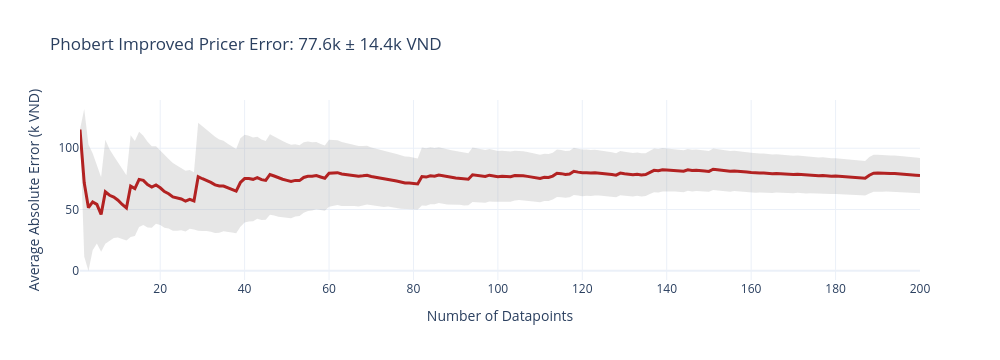
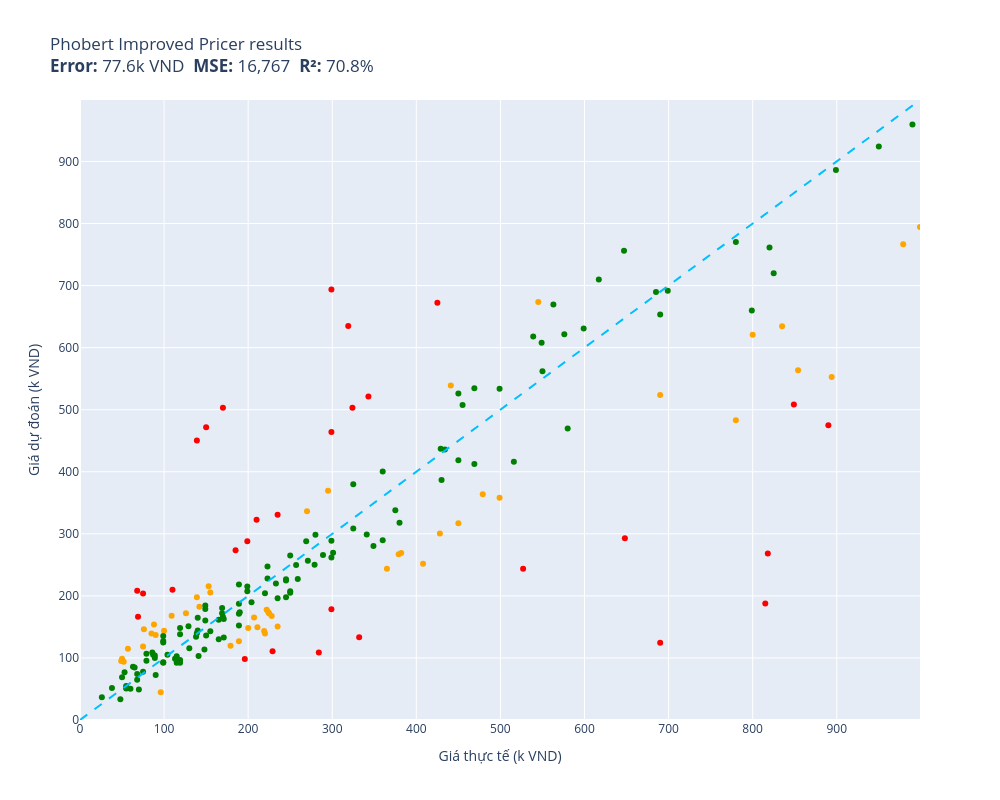

The code cell stored with these charts, in order, in its notebook:
### Markdown cell above
## 7. Evaluate on 200 Test Samples

### Code cell
def phobert_improved_pricer(item):
    return runner.inference(item)

results = evaluate(phobert_improved_pricer, test)
print(f"MAE: {results['mae']:.1f}k VND | MSE: {results['mse']:,.0f} | R2: {results['r2']:.1f}%")

### Figure 1 — Plotly figure (JSON) as saved in the notebook; plotly's stock layout.template omitted (floating-point values rounded to 4 significant figures; data arrays with more than 128 entries replaced by an {"elided": "..."} marker saying what was removed)
{"data": [{"fill": "toself", "fillcolor": "rgba(128,128,128,0.2)", "hoverinfo": "skip", "line": {"color": "rgba(255,255,255,0)"}, "name": "95% CI", "showlegend": false, "type": "scatter", "x": {"elided": "400 int values"}, "y": {"elided": "400 float values"}}, {"customdata": {"elided": "200x1 float values"}, "hovertemplate": "n=%{x}<br>Avg Error=%{y:.1f}k VND<br>±95% CI=%{customdata[0]:.1f}k<extra></extra>", "line": {"color": "firebrick", "width": 3}, "mode": "lines", "name": "Cumulative Avg Error", "type": "scatter", "x": {"elided": "200 int values"}, "y": {"elided": "200 float values"}}], "layout": {"height": 360, "showlegend": false, "title": {"text": "Phobert Improved Pricer Error: 77.6k ± 14.4k VND"}, "width": 1000, "xaxis": {"title": {"text": "Number of Datapoints"}}, "yaxis": {"title": {"text": "Average Absolute Error (k VND)"}}}}

### Figure 2 — Plotly figure (JSON) as saved in the notebook; plotly's stock layout.template omitted (floating-point values rounded to 4 significant figures)
{"data": [{"customdata": [["Thùng lưu trữ, hộp đựng đồ đa năng bằng ...\\Dự đoán: 363.7k VND  Thực tế: 479.0k VND"], ["Ugreen UG20868US174TK 2M màu Hồng Dây US...\\Dự đoán: 171.9k VND  Thực tế: 126.0k VND"], ["Cặp Nút Đệm Tai Nghe Silicone Thay Thế C...\\Dự đoán: 98.5k VND  Thực tế: 50.0k VND"], ["Combo 4 miếng dán đỡ kệ gỗ VINAVU, giúp ...\\Dự đoán: 93.7k VND  Thực tế: 52.0k VND"], ["Bịch cà phê hòa tan 3 in 1 Meet More (50...\\Dự đoán: 127.1k VND  Thực tế: 189.0k VND"], ["Ba lô, balo  laptop thời trang Hàn Quốc ...\\Dự đoán: 143.7k VND  Thực tế: 100.0k VND"], ["Nàng Tiên Tóc Mây DK81159\\Dự đoán: 146.1k VND  Thực tế: 76.0k VND"], ["Phần mềm thiết kế iSolid 3D phiên bản ti...\\Dự đoán: 552.8k VND  Thực tế: 894.0k VND"], ["Quạt treo tường Lifan TE-1689 có remote ...\\Dự đoán: 634.6k VND  Thực tế: 835.0k VND"], ["COMBO 2 ĐÈN TƯỜNG TRANG TRÍ TRONG NHÀ MS...\\Dự đoán: 369.3k VND  Thực tế: 295.0k VND"], ["Đồ Chơi Tay Cầm Âm Nhạc 2 TOONYKIDS - Đồ...\\Dự đoán: 173.7k VND  Thực tế: 224.0k VND"], ["Miếng Kính Cường Lực Chống Nhìn Trộm cho...\\Dự đoán: 317.2k VND  Thực tế: 450.0k VND"], ["Sandal dongnai dép quai hậu nữ A24 dù xa...\\Dự đoán: 137.1k VND  Thực tế: 90.0k VND"], ["Tinh Chất Dưỡng Sáng Da Vitamin C CNP De...\\Dự đoán: 482.9k VND  Thực tế: 780.0k VND"], ["Chuột máy tính có dây Gaming Newmen GX6,...\\Dự đoán: 243.8k VND  Thực tế: 365.0k VND"], ["Ổ Khóa Chống Trộm Thông Minh\\Dự đoán: 154.0k VND  Thực tế: 88.0k VND"], ["Sữa bột Enfagrow A+ Neuropro 4 1.7kg với...\\Dự đoán: 766.8k VND  Thực tế: 979.0k VND"], ["Combo hộp   3 món  đeo tay  xinh xắn  ph...\\Dự đoán: 143.3k VND  Thực tế: 219.0k VND"], ["Tấm dán patch_velcro treo tường\\Dự đoán: 139.5k VND  Thực tế: 220.0k VND"], ["Mũ Lưỡi Trai Nam Thời Trang Lính Cao Cấp...\\Dự đoán: 139.3k VND  Thực tế: 85.0k VND"], ["Nệm cho chó mèo 40x50cm Điều Hòa phù hợp...\\Dự đoán: 148.4k VND  Thực tế: 200.0k VND"], ["Gối Cao Su Non Chống Méo Đầu Cho Bé\\Dự đoán: 171.8k VND  Thực tế: 225.0k VND"], ["Sữa bột Nestlé NAN INFINIPRO A2 1 với cô...\\Dự đoán: 523.6k VND  Thực tế: 690.0k VND"], ["Balo Nữ Thời Trang 3in1 Hình BTS MH566\\Dự đoán: 95.0k VND  Thực tế: 49.0k VND"], ["Bình Uống Nước Cho Bé LocknLock HAP916 4...\\Dự đoán: 251.8k VND  Thực tế: 408.0k VND"], ["Chảo Nhôm Chống Dính You Cook 18cm\\Dự đoán: 167.8k VND  Thực tế: 109.0k VND"], ["Loa HP 2000 (VS)\\Dự đoán: 215.4k VND  Thực tế: 153.0k VND"], ["Sạc Tương Thích Cho Laptop Asus Vivobook...\\Dự đoán: 620.7k VND  Thực tế: 800.0k VND"], ["Đồ Chơi Giáo Dục Sớm Tháp Xếp Chồng Lala...\\Dự đoán: 119.5k VND  Thực tế: 179.0k VND"], ["Bao da dành cho Samsung Galaxy Tab S6 10...\\Dự đoán: 167.7k VND  Thực tế: 228.0k VND"], ["Giày tây Giày lười nam hàn quốc đai kim ...\\Dự đoán: 177.5k VND  Thực tế: 222.0k VND"], ["Giá đỡ điện thoại để bàn chất liệu plast...\\Dự đoán: 149.6k VND  Thực tế: 211.0k VND"], ["Máy Xay Sinh Tố BlueStone BLB-5328 1.5 L...\\Dự đoán: 794.6k VND  Thực tế: 999.0k VND"], ["Đèn pin đội đầu j78 chiếu xa ánh sáng mạ...\\Dự đoán: 267.1k VND  Thực tế: 379.0k VND"], ["Ugreen UG80110CM261TK bộ chuyển RS232 ra...\\Dự đoán: 538.8k VND  Thực tế: 441.0k VND"], ["Bọc Vô Lăng CIND C037 Size M Màu Kem\\Dự đoán: 182.6k VND  Thực tế: 142.0k VND"], ["THANH XỐP RUY BĂNG CUỐN TÓC KHÔNG NHIỆT ...\\Dự đoán: 44.9k VND  Thực tế: 96.0k VND"], ["Bàn Xếp Gọn Gỗ Tự Nhiên BM 50cm x 70cm (...\\Dự đoán: 563.5k VND  Thực tế: 854.0k VND"], ["Wekki Đồ Chơi Lắp Ráp Tiệm Đá Bào Wk5060...\\Dự đoán: 358.2k VND  Thực tế: 499.0k VND"], ["Ly  Thuỷ Tinh Pha Lê Ý RCR 360ml\\Dự đoán: 268.9k VND  Thực tế: 382.0k VND"], ["Combo kem bôi da thuần mộc ngừa rôm sảy ...\\Dự đoán: 336.5k VND  Thực tế: 270.0k VND"], ["Kẹp Gỗ Đa Năng  Dùng Để Gắp Kẹp Thức Ăn ...\\Dự đoán: 115.0k VND  Thực tế: 57.0k VND"], ["Kệ đỡ giá đỡ đế tản nhiệt cho ipad máy t...\\Dự đoán: 197.8k VND  Thực tế: 139.0k VND"], ["Sữa tắm joyce & doll cho chó mèo - Sữa t...\\Dự đoán: 150.6k VND  Thực tế: 235.0k VND"], ["Bộ 6 Ly Thủy Tinh Diamond Bormioli Rocco...\\Dự đoán: 300.3k VND  Thực tế: 428.0k VND"], ["Túi du lịch dung lượng lớn Business Trav...\\Dự đoán: 673.6k VND  Thực tế: 545.0k VND"], ["Mật Ong Vihoney 180ml\\Dự đoán: 118.6k VND  Thực tế: 75.0k VND"], ["Bộ cấp nước bồn cầu - Bộ cấp nước két nư...\\Dự đoán: 205.5k VND  Thực tế: 155.0k VND"], ["Cường lực chống nhìn trộm WiWU iPhone 14...\\Dự đoán: 165.1k VND  Thực tế: 207.0k VND"]], "hovertemplate": "%{customdata[0]}<extra></extra>", "legendgroup": "orange", "marker": {"color": "orange", "size": 6, "symbol": "circle"}, "mode": "markers", "name": "orange", "orientation": "v", "showlegend": true, "type": "scatter", "x": [479, 126, 50, 52, 189, 100, 76, 894, 835, 295, 224, 450, 90, 780, 365, 88, 979, 219, 220, 85, 200, 225, 690, 49, 408, 109, 153, 800, 179, 228, 222, 211, 999, 379, 441, 142, 96, 854, 499, 382, 270, 57, 139, 235, 428, 545, 75, 155, 207], "xaxis": "x", "y": [363.7, 171.9, 98.5, 93.7, 127.1, 143.7, 146.1, 552.8, 634.6, 369.3, 173.7, 317.2, 137.1, 482.9, 243.8, 154.0, 766.8, 143.3, 139.5, 139.3, 148.4, 171.8, 523.6, 94.95, 251.8, 167.8, 215.4, 620.7, 119.5, 167.7, 177.5, 149.6, 794.6, 267.1, 538.8, 182.6, 44.9, 563.5, 358.2, 268.9, 336.5, 115.0, 197.8, 150.6, 300.3, 673.6, 118.6, 205.5, 165.1], "yaxis": "y"}, {"customdata": [["Bộ Gí Đỡ Từ Đa Chức Năng Hoco PH19 - Hàn...\\Dự đoán: 127.3k VND  Thực tế: 99.0k VND"], ["Chì Kẻ Mày Xé Suri 101 Black Màu Đen E27...\\Dự đoán: 36.8k VND  Thực tế: 26.0k VND"], ["Phần Mềm Diệt Virus Trend Micro Maximum ...\\Dự đoán: 289.5k VND  Thực tế: 360.0k VND"], ["Combo Bộ sạc ANSMANN POWERLINE 4 Smart k...\\Dự đoán: 689.7k VND  Thực tế: 685.0k VND"], ["Sạc Tương Thích Cho Laptop Hp Pavilion 1...\\Dự đoán: 298.9k VND  Thực tế: 341.0k VND"], ["Thức ăn IGUANA Trưởng Thành Bí Đỏ GREENA...\\Dự đoán: 113.6k VND  Thực tế: 148.0k VND"], ["Bàn Phím Tương Thích Cho Laptop Lenovo -...\\Dự đoán: 288.0k VND  Thực tế: 269.0k VND"], ["COMBO 10 QUẦN ĐIỀU HÒA THÔNG HƠI 5083\\Dự đoán: 224.9k VND  Thực tế: 245.0k VND"], ["Miếng Dán Dẻo PPF Mặt Lưng, Mặt Trước Dà...\\Dự đoán: 115.7k VND  Thực tế: 130.0k VND"], ["Quần bơi lưng cao LMcation Anita - Vườn ...\\Dự đoán: 184.7k VND  Thực tế: 149.0k VND"], ["KHĂN CHOÀNG CASHMERE CAO CẤP CAS15\\Dự đoán: 247.1k VND  Thực tế: 223.0k VND"], ["Quần Kaki nam Khatoco Q2M578R1-CNRE598-2...\\Dự đoán: 435.7k VND  Thực tế: 434.0k VND"], ["Sạc dành cho Laptop Gaming Asus ROG Stri...\\Dự đoán: 924.0k VND  Thực tế: 950.0k VND"], ["KHĂN CHOÀNG CASHMERE CAO CẤP CAS34\\Dự đoán: 227.9k VND  Thực tế: 223.0k VND"], ["[Mẫu mới] Tã quần SunMate siêu mềm mại G...\\Dự đoán: 130.3k VND  Thực tế: 165.0k VND"], ["Áo Bóng Đá Retro Real Madrid 2006/2007 -...\\Dự đoán: 288.7k VND  Thực tế: 299.0k VND"], ["Mũ len liền khăn lót nỉ trùm kín cổ siêu...\\Dự đoán: 92.3k VND  Thực tế: 115.0k VND"], ["Muối Rửa Bát Finish chuyên dụng chuyên ...\\Dự đoán: 148.1k VND  Thực tế: 119.0k VND"], ["Bóng Đèn Ô Tô Xtec H15 12V 15/55W\\Dự đoán: 133.1k VND  Thực tế: 171.0k VND"], ["Tinh dầu Tràm Huế thương hiệu Làng Hạ 10...\\Dự đoán: 95.4k VND  Thực tế: 79.0k VND"], ["Combo Mút Trang Điểm Mastige Màu Cam Nhạ...\\Dự đoán: 74.1k VND  Thực tế: 68.0k VND"], ["Áo len dài tay nam thời trang Hàn Quốc S...\\Dự đoán: 152.1k VND  Thực tế: 189.0k VND"], ["Ugreen UG30701US154TK 13CM Màu Đen Dây U...\\Dự đoán: 99.9k VND  Thực tế: 89.0k VND"], ["Kính mát nam Mắt vuông chống nắng uv thờ...\\Dự đoán: 164.9k VND  Thực tế: 140.0k VND"], ["Kính cường lực trong suốt Kuzoom cho iPa...\\Dự đoán: 180.3k VND  Thực tế: 169.0k VND"], ["Dụng cụ đốt Palo santo - Palo santo Hold...\\Dự đoán: 134.1k VND  Thực tế: 138.0k VND"], ["Mì Trứng Cao Cấp Meizan (500g)\\Dự đoán: 68.9k VND  Thực tế: 50.0k VND"], ["Bộ Tháo Mắt Xích Xe Loại Tốt – Gọn Nhẹ, ...\\Dự đoán: 161.4k VND  Thực tế: 165.0k VND"], ["Combo 5 Giấy Thấm Dầu Mayan  (100 Tờ / G...\\Dự đoán: 108.6k VND  Thực tế: 86.0k VND"], ["Bơm Hơi Đạp Chân Cho ÔTÔ , Xe Máy, Xe Đạ...\\Dự đoán: 179.0k VND  Thực tế: 149.0k VND"], ["Bát Ăn Trẻ Em Amori 580ml - Hàng Cao Cấp...\\Dự đoán: 85.7k VND  Thực tế: 63.0k VND"], ["MÁY MÀI 100MM 710W TOLSEN 79544 - HÀNG C...\\Dự đoán: 756.0k VND  Thực tế: 647.0k VND"], ["Giày cao gót 7 phân vải dệt, mũi nhọn hở...\\Dự đoán: 189.6k VND  Thực tế: 204.0k VND"], ["Cặp Đựng Laptop Chống Sốc Cao Cấp, Cặp Đ...\\Dự đoán: 308.6k VND  Thực tế: 325.0k VND"], ["Máy Đo Huyết Áp Cơ ALPK2 - Nhập Khẩu Chí...\\Dự đoán: 719.9k VND  Thực tế: 825.0k VND"], ["Chà bông xù Viettin Mart 500G\\Dự đoán: 98.6k VND  Thực tế: 113.0k VND"], ["Bộ Pyjama HUONGTAM Phi tay dài nam cao c...\\Dự đoán: 227.1k VND  Thực tế: 259.0k VND"], ["Pin dùng cho Laptop Acer One 725 - Hàng ...\\Dự đoán: 416.0k VND  Thực tế: 516.0k VND"], ["Giày Sandal (Xăng Đan) dép quai hậu big ...\\Dự đoán: 469.6k VND  Thực tế: 580.0k VND"], ["Ốp lưng chống sốc vân kim loại cho Samsu...\\Dự đoán: 77.7k VND  Thực tế: 75.0k VND"], ["Dầu gội nam Home Scape Care giảm gàu chă...\\Dự đoán: 196.1k VND  Thực tế: 235.0k VND"], ["Canxi Nano calcium D3 MK7 -Hộp 100 Viên ...\\Dự đoán: 92.1k VND  Thực tế: 119.0k VND"], ["Đồ Bộ Pijama Thun 3D Lửng Freesize 40-68...\\Dự đoán: 171.2k VND  Thực tế: 189.0k VND"], ["Rượu Vang Chile Yali Wetland Reserva Cab...\\Dự đoán: 526.3k VND  Thực tế: 450.0k VND"], ["Kính xinh, Kính râm Mắt mèo Hàn Quốc thờ...\\Dự đoán: 187.3k VND  Thực tế: 189.0k VND"], ["Miếng Lót Chuột MousePad Trải Bàn Nitend...\\Dự đoán: 138.1k VND  Thực tế: 119.0k VND"], ["Balo Laptop 15.6 inch KMORE The CARTER -...\\Dự đoán: 562.1k VND  Thực tế: 550.0k VND"], ["Ốp lưng da HDD có ngăn đựng thẻ kèm kệ c...\\Dự đoán: 214.9k VND  Thực tế: 199.0k VND"], ["Chân váy công sở dáng đuôi cá, Lưng cao,...\\Dự đoán: 280.3k VND  Thực tế: 349.0k VND"], ["Dép Sandal nam da bò nhập khẩu nguyên tấ...\\Dự đoán: 269.4k VND  Thực tế: 301.0k VND"], ["AirTag Charm Strap hàng chính hãng Bone\\Dự đoán: 197.7k VND  Thực tế: 245.0k VND"], ["Gấu Bông Đựng Khăn Giấy và Sọt Rác Tiện ...\\Dự đoán: 207.4k VND  Thực tế: 250.0k VND"], ["Khăn lụa choàng cổ 02\\Dự đoán: 160.4k VND  Thực tế: 149.0k VND"], ["Thắt Lưng Nữ Dây Nịt Nữ Button mang đầm ...\\Dự đoán: 92.2k VND  Thực tế: 99.0k VND"], ["THINK BIG DO BIGGER, mã G92. Áo thun nam...\\Dự đoán: 124.8k VND  Thực tế: 99.0k VND"], ["Quần Jean nam Leman đen mài xám JD14 - S...\\Dự đoán: 607.9k VND  Thực tế: 549.0k VND"], ["Giày Da Nam Giá Rẻ Dập Vân Cá Sấu Có Chu...\\Dự đoán: 207.3k VND  Thực tế: 199.0k VND"], ["Nón hiphop NEON POKER black\\Dự đoán: 135.4k VND  Thực tế: 99.0k VND"], ["Tranh Xếp Hình Random Cut 750 Mảnh Minh ...\\Dự đoán: 218.3k VND  Thực tế: 189.0k VND"], ["Serum Prettyskin B5 Phục Hồi, Dưỡng Sáng...\\Dự đoán: 338.1k VND  Thực tế: 375.0k VND"], ["Thắt lưng bản 4cm. Mặt khoá phong cách\\Dự đoán: 106.9k VND  Thực tế: 79.0k VND"], ["Chuột Gaming T-Wolf G560 Led USB - Hàng ...\\Dự đoán: 144.4k VND  Thực tế: 140.0k VND"], ["Bộ chuyển đổi Mini displayport sang H...\\Dự đoán: 669.3k VND  Thực tế: 563.0k VND"], ["(ẢNH THẬT) Tranh treo tường núi non hùng...\\Dự đoán: 265.0k VND  Thực tế: 250.0k VND"], ["Ví nữ cầm tay vuông mini hình cỏ ba lá  ...\\Dự đoán: 51.7k VND  Thực tế: 38.0k VND"], ["Ốp Lưng Nillkin Super Frosted Shield Pro...\\Dự đoán: 173.7k VND  Thực tế: 190.0k VND"], ["Cavat 8cm bản lớn Hàn Quốc cao cấp, kẻ x...\\Dự đoán: 204.2k VND  Thực tế: 220.0k VND"], ["[Hàng Chính Hãng] Loa SoundMax A180/2...\\Dự đoán: 507.4k VND  Thực tế: 455.0k VND"], ["Bánh Custas kem trứng Orion hộp 276g\\Dự đoán: 50.5k VND  Thực tế: 60.0k VND"], ["Combo 3 Kem Đánh Răng P/S Trắng Răng Tha...\\Dự đoán: 105.2k VND  Thực tế: 104.0k VND"], ["Cáp âm thanh chuyển jack 3.5mm sang 2 đầ...\\Dự đoán: 102.5k VND  Thực tế: 115.0k VND"], ["Máy Nghe Nhạc MP3 Ruizu X02 8GB - Hàng C...\\Dự đoán: 621.7k VND  Thực tế: 576.0k VND"], ["Bàn Phím dùng cho Laptop ACER Extensa 25...\\Dự đoán: 256.6k VND  Thực tế: 271.0k VND"], ["Giày Sandal Nữ BIGGBEN Da Bò Thật SDN62\\Dự đoán: 265.7k VND  Thực tế: 289.0k VND"], ["Hộp Đựng Thuốc Lá 20 Điếu Dài Slim Nút B...\\Dự đoán: 93.0k VND  Thực tế: 99.0k VND"], ["Combo 10 Mặt Nạ Banobagi Kháng Viêm, Giả...\\Dự đoán: 166.2k VND  Thực tế: 170.0k VND"], ["Bông tẩy tế bào chết và dưỡng ẩm da cho ...\\Dự đoán: 386.8k VND  Thực tế: 430.0k VND"], ["Combo 2 bộ miếng lót cho giày rộng V.3 T...\\Dự đoán: 33.5k VND  Thực tế: 48.0k VND"], ["Ốp lưng dành cho Samsung M20 Chim Lửa N...\\Dự đoán: 51.4k VND  Thực tế: 55.0k VND"], ["Tông đơ chấn viền Kemei KM-2299 lưỡi cắt...\\Dự đoán: 533.8k VND  Thực tế: 499.0k VND"], ["KEM CHỐNG NẮNG DƯỠNG DA VITAMIN - INICO ...\\Dự đoán: 318.0k VND  Thực tế: 380.0k VND"], ["Bao Case Ốp Cứng Trong Suốt PC bảo vệ ch...\\Dự đoán: 204.8k VND  Thực tế: 250.0k VND"], ["Ốp lưng dành cho Oppo Reno 5 mẫu Lá Phon...\\Dự đoán: 54.6k VND  Thực tế: 55.0k VND"], ["Mũ bucket tai bèo form tròn may nhiều mả...\\Dự đoán: 53.8k VND  Thực tế: 55.0k VND"], ["Kính râm nam Solex chữ H Mắt kính thủy t...\\Dự đoán: 534.4k VND  Thực tế: 469.0k VND"], ["Bọt dung dịch vệ sinh dành cho teen Oris...\\Dự đoán: 143.0k VND  Thực tế: 155.0k VND"], ["Nón lá vẽ mỹ nghệ hoạ tiết Cô gái trong ...\\Dự đoán: 84.8k VND  Thực tế: 65.0k VND"], ["Hộp Nhựa 200x120x75mm - Chống nước CT\\Dự đoán: 77.1k VND  Thực tế: 53.0k VND"], ["Cặp đèn thờ bằng gỗ khắc chữ  phúc lộc t...\\Dự đoán: 886.1k VND  Thực tế: 899.0k VND"], ["Chuột Razer DeathAdder Essential-Ergonom...\\Dự đoán: 691.8k VND  Thực tế: 699.0k VND"], ["Ngũ cốc Xuân An yến mạch hạnh nhân hạt c...\\Dự đoán: 105.1k VND  Thực tế: 87.0k VND"], ["Khóa Đồng 75 CS Series ABUS (60mm)\\Dự đoán: 659.8k VND  Thực tế: 799.0k VND"], ["Nệm Massage toàn thân Bella Plus MK292\\Dự đoán: 630.8k VND  Thực tế: 599.0k VND"], ["Xích đeo quần 2 lớp thép titan không đen...\\Dự đoán: 162.6k VND  Thực tế: 171.0k VND"], ["Giấy Vẽ Faber 200g Khổ A4 Fish 104002\\Dự đoán: 64.7k VND  Thực tế: 68.0k VND"], ["(HCM) Tranh treo tường trang trí decor t...\\Dự đoán: 298.3k VND  Thực tế: 280.0k VND"], ["Sạc Laptop dùng cho Máy Tinh HP - Kèm Dâ...\\Dự đoán: 219.9k VND  Thực tế: 233.0k VND"], ["[HSD 03/2027] Sữa Tắm On: The Body Cấp Ẩ...\\Dự đoán: 150.9k VND  Thực tế: 129.0k VND"], ["Sạc cho Laptop MSI PS42 8RA  Hàng Nhập k...\\Dự đoán: 261.7k VND  Thực tế: 299.0k VND"], ["Quánh Đúc Chống Dính Vân Đá Đáy Từ Ecora...\\Dự đoán: 412.3k VND  Thực tế: 469.0k VND"], ["Ốp Lưng Kính Cường Lực Trong Suốt Hoàn T...\\Dự đoán: 103.0k VND  Thực tế: 141.0k VND"], ["Hộp mực Thuận Phong 204A dùng cho máy in...\\Dự đoán: 959.3k VND  Thực tế: 990.0k VND"], ["Bàn phím dùng cho Laptop Asus F451c Asus...\\Dự đoán: 227.0k VND  Thực tế: 245.0k VND"], ["Mô hình xe Lamborghini Terzo Milennio 1:...\\Dự đoán: 437.2k VND  Thực tế: 429.0k VND"], ["Sạc Tương Thích Cho Laptop Asus 150w TUF...\\Dự đoán: 770.2k VND  Thực tế: 780.0k VND"], ["Lược cắt tóc Nhật Bản YS PARK cho tóc ng...\\Dự đoán: 400.2k VND  Thực tế: 360.0k VND"], ["Ốp in cho Samsung Galaxy A10 mẫu Động Vậ...\\Dự đoán: 50.9k VND  Thực tế: 55.0k VND"], ["Sữa Dưỡng Hỗ Trợ Mờ Nám Luxury Exosome E...\\Dự đoán: 653.3k VND  Thực tế: 690.0k VND"], ["Sạc cho laptop Dell Gaming Inspiron 7567...\\Dự đoán: 709.9k VND  Thực tế: 617.0k VND"], ["Áo Mưa 1 Người Bít Sườn Thời Trang, RAND...\\Dự đoán: 172.1k VND  Thực tế: 169.0k VND"], ["Hộp mực 35A 85A 36A Halloya có lỗ đổ mực...\\Dự đoán: 136.1k VND  Thực tế: 150.0k VND"], ["Vòng bi xe máy KONLON 63/22 Open\\Dự đoán: 72.5k VND  Thực tế: 90.0k VND"], ["Giày Sandal Nữ Đế Xuồng HÀ NAM Da Bò Thậ...\\Dự đoán: 250.0k VND  Thực tế: 279.0k VND"], ["Bộ Lắp Ghép Cho Bé 3D Mideer Translucent...\\Dự đoán: 418.6k VND  Thực tế: 450.0k VND"], ["Máy nghe nhạc Lossless Ruizu X05 Bộ Nhớ ...\\Dự đoán: 618.0k VND  Thực tế: 539.0k VND"], ["Áo Sơ Mi Nam Công Sở Trung Niên Thương H...\\Dự đoán: 379.8k VND  Thực tế: 325.0k VND"], ["Găng tay da nam mẫu HOT Siêu CẢM ỨNG, Si...\\Dự đoán: 139.8k VND  Thực tế: 139.0k VND"], ["Bàn phím cho 4736 4736G 4736Z 4736ZG 481...\\Dự đoán: 249.7k VND  Thực tế: 257.0k VND"], ["Cây gãi lưng/ gãi ngứa bằng sừng Trâu [M...\\Dự đoán: 104.1k VND  Thực tế: 89.0k VND"], ["Bàn Phím dùng cho laptop HP Folio 13.3\" ...\\Dự đoán: 761.2k VND  Thực tế: 820.0k VND"], ["Make Today Great, mã G276. Hãy tỏa sáng ...\\Dự đoán: 96.5k VND  Thực tế: 119.0k VND"], ["Vớ tất thể thao nam cổ trung ELLE ACTIVE...\\Dự đoán: 49.2k VND  Thực tế: 70.0k VND"]], "hovertemplate": "%{customdata[0]}<extra></extra>", "legendgroup": "green", "marker": {"color": "green", "size": 6, "symbol": "circle"}, "mode": "markers", "name": "green", "orientation": "v", "showlegend": true, "type": "scatter", "x": [99, 26, 360, 685, 341, 148, 269, 245, 130, 149, 223, 434, 950, 223, 165, 299, 115, 119, 171, 79, 68, 189, 89, 140, 169, 138, 50, 165, 86, 149, 63, 647, 204, 325, 825, 113, 259, 516, 580, 75, 235, 119, 189, 450, 189, 119, 550, 199, 349, 301, 245, 250, 149, 99, 99, 549, 199, 99, 189, 375, 79, 140, 563, 250, 38, 190, 220, 455, 60, 104, 115, 576, 271, 289, 99, 170, 430, 48, 55, 499, 380, 250, 55, 55, 469, 155, 65, 53, 899, 699, 87, 799, 599, 171, 68, 280, 233, 129, 299, 469, 141, 990, 245, 429, 780, 360, 55, 690, 617, 169, 150, 90, 279, 450, 539, 325, 139, 257, 89, 820, 119, 70], "xaxis": "x", "y": [127.3, 36.79, 289.5, 689.7, 298.9, 113.6, 288.0, 224.9, 115.7, 184.7, 247.1, 435.7, 924.0, 227.9, 130.3, 288.7, 92.27, 148.1, 133.1, 95.37, 74.1, 152.1, 99.92, 164.9, 180.3, 134.1, 68.92, 161.4, 108.6, 179.0, 85.74, 756.0, 189.6, 308.6, 719.9, 98.58, 227.1, 416.0, 469.6, 77.66, 196.1, 92.12, 171.2, 526.3, 187.3, 138.1, 562.1, 214.9, 280.3, 269.4, 197.7, 207.4, 160.4, 92.23, 124.8, 607.9, 207.3, 135.4, 218.3, 338.1, 106.9, 144.4, 669.3, 265.0, 51.73, 173.7, 204.2, 507.4, 50.47, 105.2, 102.5, 621.7, 256.6, 265.7, 93.03, 166.2, 386.8, 33.5, 51.4, 533.8, 318.0, 204.8, 54.65, 53.82, 534.4, 143.0, 84.79, 77.07, 886.1, 691.8, 105.1, 659.8, 630.8, 162.6, 64.67, 298.3, 219.9, 150.9, 261.7, 412.3, 103.0, 959.3, 227.0, 437.2, 770.2, 400.2, 50.88, 653.3, 709.9, 172.1, 136.1, 72.47, 250.0, 418.6, 618.0, 379.8, 139.8, 249.7, 104.1, 761.2, 96.48, 49.25], "yaxis": "y"}, {"customdata": [["Ugreen UG30771US230TK card mạng PCI-e 1x...\\Dự đoán: 108.8k VND  Thực tế: 284.0k VND"], ["BÚA ĐA NĂNG TOTAL THMFH0126 - HÀNG CHÍNH...\\Dự đoán: 243.9k VND  Thực tế: 527.0k VND"], ["Dây đai du lịch Master Lock 4701EURDGRN ...\\Dự đoán: 503.0k VND  Thực tế: 324.0k VND"], ["Giá Đỡ Dây Cáp Wi WU CH011 - Hàng Chính ...\\Dự đoán: 209.9k VND  Thực tế: 110.0k VND"], ["Lốc 4 Gói băng vệ sinh Kotex Bảo Vệ Toàn...\\Dự đoán: 98.1k VND  Thực tế: 196.0k VND"], ["Thú nhồi bông rồng sữa vô tri êm mịn - S...\\Dự đoán: 187.8k VND  Thực tế: 815.0k VND"], ["BẠT CHỐNG NẮNG PHÍA TRONG KÍNH LÁI Xe Ô ...\\Dự đoán: 203.7k VND  Thực tế: 75.0k VND"], ["Thuốc Bột Nhuộm Hoa Tươi  màu thực phẩm ...\\Dự đoán: 471.7k VND  Thực tế: 150.0k VND"], ["Kiếng Hậu Kitaco Z2 Japan 10mm\\Dự đoán: 124.3k VND  Thực tế: 690.0k VND"], ["Áo ren organza trắng Maxivic M042302\\Dự đoán: 475.1k VND  Thực tế: 890.0k VND"], ["Bộ Test Nước Emaux CE029\\Dự đoán: 322.8k VND  Thực tế: 210.0k VND"], ["Túi xách công sở nam dọc cao cấp chống t...\\Dự đoán: 463.9k VND  Thực tế: 299.0k VND"], ["Vỏ Hột Quẹt Bật Lửa Xăng Đá Zorro ZC5-6 ...\\Dự đoán: 521.1k VND  Thực tế: 343.0k VND"], ["Xịt Dưỡng Ẩm Eucerin Cho Da Nhạy Cảm 50m...\\Dự đoán: 503.0k VND  Thực tế: 170.0k VND"], ["Loa SUB Siêu Trầm Cao Cấp S1 - Hàng Nhập...\\Dự đoán: 508.3k VND  Thực tế: 849.0k VND"], ["Bộ combo Vệ Sinh & Khửi mùi Giày Dép Sne...\\Dự đoán: 110.8k VND  Thực tế: 229.0k VND"], ["Combo Pharmaact Sảng Khoái Mát Lạnh - Ch...\\Dự đoán: 450.3k VND  Thực tế: 139.0k VND"], ["Gối Tựa Lưng Massage Túi Khí Kéo Dãn,Tíc...\\Dự đoán: 634.8k VND  Thực tế: 319.0k VND"], ["COMBO 2 Sợi Dây Buộc Tóc ADIDAS ADAC-165...\\Dự đoán: 133.4k VND  Thực tế: 332.0k VND"], ["Máy lọc không khí xe hơi ô tô công nghệ ...\\Dự đoán: 672.5k VND  Thực tế: 425.0k VND"], ["Đồ chơi lắp ráp Mô hình máy bay ném bom ...\\Dự đoán: 178.3k VND  Thực tế: 299.0k VND"], ["MŨI KHOAN ĐẤT Φ150X800MM INGCO GEA55221-...\\Dự đoán: 292.9k VND  Thực tế: 648.0k VND"], ["Kệ khay chữ nhật để miếng rửa chén có Kh...\\Dự đoán: 166.2k VND  Thực tế: 69.0k VND"], ["Bông Lau Thay Thế Cho Chổi Lau Nhà Cao C...\\Dự đoán: 208.3k VND  Thực tế: 68.0k VND"], ["(GIÁ TỐT) Giày đế xuồng nữ da bò thật mà...\\Dự đoán: 273.4k VND  Thực tế: 185.0k VND"], ["KB31EKT - Thẻ chìa khóa khách sạn Vivace...\\Dự đoán: 268.2k VND  Thực tế: 818.0k VND"], ["Tam sơn tam cấp kệ để bát hương ,nhang b...\\Dự đoán: 693.8k VND  Thực tế: 299.0k VND"], ["Bao da Dux Ducis dành cho iPhone 15 Pro ...\\Dự đoán: 330.6k VND  Thực tế: 235.0k VND"], ["Bao da Máy tính bảng Honor Tab V7 Pro tr...\\Dự đoán: 288.0k VND  Thực tế: 199.0k VND"]], "hovertemplate": "%{customdata[0]}<extra></extra>", "legendgroup": "red", "marker": {"color": "red", "size": 6, "symbol": "circle"}, "mode": "markers", "name": "red", "orientation": "v", "showlegend": true, "type": "scatter", "x": [284, 527, 324, 110, 196, 815, 75, 150, 690, 890, 210, 299, 343, 170, 849, 229, 139, 319, 332, 425, 299, 648, 69, 68, 185, 818, 299, 235, 199], "xaxis": "x", "y": [108.8, 243.9, 503.0, 209.9, 98.13, 187.8, 203.7, 471.7, 124.3, 475.1, 322.8, 463.9, 521.1, 503.0, 508.3, 110.8, 450.3, 634.8, 133.4, 672.5, 178.3, 292.9, 166.2, 208.3, 273.4, 268.2, 693.8, 330.6, 288.0], "yaxis": "y"}, {"hoverinfo": "skip", "line": {"color": "deepskyblue", "dash": "dash", "width": 2}, "mode": "lines", "name": "y = x", "showlegend": false, "type": "scatter", "x": [0, 999], "y": [0, 999]}], "layout": {"height": 800, "legend": {"title": {"text": "color"}, "tracegroupgap": 0}, "showlegend": false, "title": {"text": "Phobert Improved Pricer results<br><b>Error:</b> 77.6k VND  <b>MSE:</b> 16,767  <b>R²:</b> 70.8%"}, "width": 1000, "xaxis": {"anchor": "y", "domain": [0, 1], "range": [0, 999], "title": {"text": "Giá thực tế (k VND)"}}, "yaxis": {"anchor": "x", "domain": [0, 1], "range": [0, 999], "title": {"text": "Giá dự đoán (k VND)"}}}}
